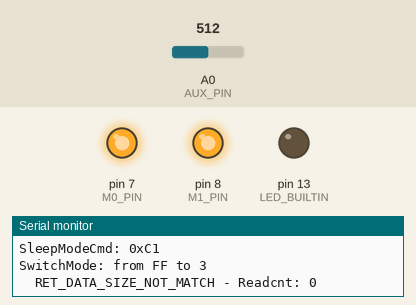
A sketch run on a simulated Arduino Uno, built with avr-gcc and run on an emulated ATmega328P. Shown: output pins drawn as LEDs (lit = HIGH), the last lines printed to the serial monitor. The inputs (shaded band) are chosen by the test bench; at power-on: A0 (AUX_PIN) = 512. Random numbers use the default seed unless the sketch sets one.

Above: at 0.1 s.
At 3.6 s:
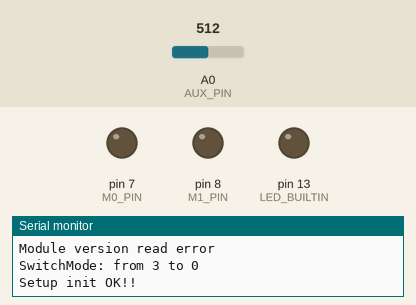
3.7 s: A0 (AUX_PIN) set to 55
5.2 s: A0 (AUX_PIN) set to 44
Timing chart, 0 to 8.2 s (numbered marks = the images above; inputs shaded):
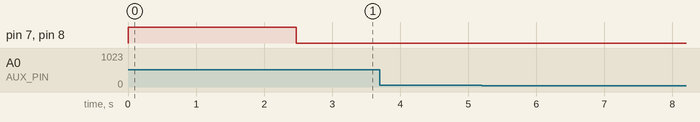

The sketch:

E32-915T-20D.ino
```cpp
/**
 * E32-915T-20D modfified from E32-TTL-100 (https://github.com/Bob0505/E32-TTL-100) Transceiver Interface
 */
#include <Arduino.h>
#include <SoftwareSerial.h>
#include "E32-915T-20D.h"

/*
 need series a 4.7k Ohm resistor between .
 UNO/NANO(5V mode)                E32-TTL-100
    *--------*                      *------*
    | D7     | <------------------> | M0   |
    | D8     | <------------------> | M1   |
    | A0     | <------------------> | AUX  |
    | D10(Rx)| <---> 4.7k Ohm <---> | Tx   |
    | D11(Tx)| <---> 4.7k Ohm <---> | Rx   |
    *--------*                      *------*
*/
#define M0_PIN	7
#define M1_PIN	8
#define AUX_PIN	A0
#define SOFT_RX	2
#define SOFT_TX 3

SoftwareSerial softSerial(SOFT_RX, SOFT_TX);  // RX, TX

//-- ReadAUX() --------------------------------------------
bool ReadAUX()
{
  int val = analogRead(AUX_PIN);
  return ((val <50) ? LOW : HIGH );
}

//-- return default status --------------------------------
RET_STATUS WaitAUX_H()
{
  RET_STATUS STATUS = RET_SUCCESS;

  uint8_t cnt = 0;
  // uint8_t data_buf[100], data_len;

  while((ReadAUX()==LOW) && (cnt++<TIME_OUT_CNT)) {
    Serial.print(".");
    delay(100);
  }

  if(cnt==0) {
  } else if(cnt>=TIME_OUT_CNT) {
    STATUS = RET_TIMEOUT;
    Serial.println(" TimeOut");
  } else {
    Serial.println("");
  }

  return STATUS;
}
//-- chkModeSame() ------------------------------------------------------------------
bool chkModeSame(MODE_TYPE mode)
{
  static MODE_TYPE pre_mode = MODE_INIT;

  if(pre_mode == mode) {
    //Serial.print("SwitchMode: (no need to switch) ");  Serial.println(mode, HEX);    return true;
  } else {
    Serial.print("SwitchMode: from ");  Serial.print(pre_mode, HEX);  Serial.print(" to ");  Serial.println(mode, HEX);
    pre_mode = mode;
    return false;
  }
}

//-- SwitchMode() -------------------------------------------------------------------
void SwitchMode(MODE_TYPE mode)
{
  if(!chkModeSame(mode)) {
    WaitAUX_H();

    switch (mode) {
      case MODE_0_NORMAL:
        // Mode 0 | normal operation
        digitalWrite(M0_PIN, LOW);
        digitalWrite(M1_PIN, LOW);
        break;
      case MODE_1_WAKE_UP:
        digitalWrite(M0_PIN, HIGH);
        digitalWrite(M1_PIN, LOW);
        break;
      case MODE_2_POWER_SAVIN:
        digitalWrite(M0_PIN, LOW);
        digitalWrite(M1_PIN, HIGH);
        break;
      case MODE_3_SLEEP:
        // Mode 3 | Setting operation
        digitalWrite(M0_PIN, HIGH);
        digitalWrite(M1_PIN, HIGH);
        break;
      default:
        return ;
    }

    WaitAUX_H();
    delay(10);
  }
}
//=== Mode Select ===================================-
//=== Basic cmd =====================================+
//-- cleanUARTBuf() ----------------------------------------------------
void cleanUARTBuf()
{
  bool IsNull = true;

  while (softSerial.available()) {
    IsNull = false;
    softSerial.read();
  }
}
//-- triple_cmd() ------------------------------------------------------
void triple_cmd(SLEEP_MODE_CMD_TYPE Tcmd)
{
  uint8_t CMD[3] = {Tcmd, Tcmd, Tcmd};
  softSerial.write(CMD, 3);
  delay(50);  //need ti check
}
//-- Module_info() -----------------------------------------------------
RET_STATUS Module_info(uint8_t* pReadbuf, uint8_t buf_len)
{
  RET_STATUS STATUS = RET_SUCCESS;
  uint8_t Readcnt, idx;

  Readcnt = softSerial.available();
  //Serial.print("softSerial.available(): ");  Serial.print(Readcnt);  Serial.println(" bytes.");
  if (Readcnt == buf_len) {
    for(idx=0;idx<buf_len;idx++) {
      *(pReadbuf+idx) = softSerial.read();
      Serial.print(" 0x");
      Serial.print(0xFF & *(pReadbuf+idx), HEX);    // print as an ASCII-encoded hexadecimal
    } Serial.println("");
  } else {
    STATUS = RET_DATA_SIZE_NOT_MATCH;
    Serial.print("  RET_DATA_SIZE_NOT_MATCH - Readcnt: ");  Serial.println(Readcnt);
    cleanUARTBuf();
  }
  return STATUS;
}
//=== Basic cmd =====================================-
//=== Sleep mode cmd ================================+
//-- Write_CFG_PDS() ---------------------------------------------------
RET_STATUS Write_CFG_PDS(struct CFGstruct* pCFG)
{
  softSerial.write((uint8_t *)pCFG, 6);

  WaitAUX_H();
  delay(1200);  //need ti check

  return RET_SUCCESS;
}
//-- Read_CFG() --------------------------------------------------------
RET_STATUS Read_CFG(struct CFGstruct* pCFG)
{
  RET_STATUS STATUS = RET_SUCCESS;

  //1. read UART buffer.
  cleanUARTBuf();

  //2. send CMD
  triple_cmd(R_CFG);

  //3. Receive configure
  STATUS = Module_info((uint8_t *)pCFG, sizeof(CFGstruct));
  if(STATUS == RET_SUCCESS)  {
	  Serial.print("  HEAD:     ");  Serial.println(pCFG->HEAD, HEX);
	  Serial.print("  ADDH:     ");  Serial.println(pCFG->ADDH, HEX);
	  Serial.print("  ADDL:     ");  Serial.println(pCFG->ADDL, HEX);

	  Serial.print("  CHAN:     ");  Serial.println(pCFG->CHAN, HEX);
  }

  return STATUS;
}
//-- Read_module_version() -----------------------------------------------
RET_STATUS Read_module_version(struct MVerstruct* MVer)
{
  RET_STATUS STATUS = RET_SUCCESS;

  //1. read UART buffer.
  cleanUARTBuf();

  //2. send CMD
  triple_cmd(R_MODULE_VERSION);

  //3. Receive configure
  STATUS = Module_info((uint8_t *)MVer, sizeof(MVerstruct));
  if(STATUS == RET_SUCCESS) {
    Serial.print("  HEAD:     0x");  Serial.println(MVer->HEAD, HEX);
    Serial.print("  Model:    0x");  Serial.println(MVer->Model, HEX);
    Serial.print("  Version:  0x");  Serial.println(MVer->Version, HEX);
    Serial.print("  features: 0x");  Serial.println(MVer->features, HEX);
  } else {
    Serial.println("Module version read error");
  }

  return RET_SUCCESS;
}
//-- Reset_module() ---------------------------------------------
void Reset_module()
{
  triple_cmd(W_RESET_MODULE);

  WaitAUX_H();
  delay(1000);
}
//-- SleepModeCmd() -----------------------------------------------
RET_STATUS SleepModeCmd(uint8_t CMD, void* pBuff)
{
  RET_STATUS STATUS = RET_SUCCESS;

  Serial.print("SleepModeCmd: 0x");  Serial.println(CMD, HEX);
  WaitAUX_H();

  SwitchMode(MODE_3_SLEEP);

  switch (CMD)
  {
    case W_CFG_PWR_DWN_SAVE:
      STATUS = Write_CFG_PDS((struct CFGstruct* )pBuff);
      break;
    case R_CFG:
      STATUS = Read_CFG((struct CFGstruct* )pBuff);
      break;
    case W_CFG_PWR_DWN_LOSE:

      break;
    case R_MODULE_VERSION:
      Read_module_version((struct MVerstruct* )pBuff);
      break;
    case W_RESET_MODULE:
      Reset_module();
      break;

    default:
      return RET_INVALID_PARAM;
  }

  WaitAUX_H();
  return STATUS;
}
//=== Sleep mode cmd ================================-
//-- SettingModule()  -------------------------------------------
RET_STATUS SettingModule(struct CFGstruct *pCFG)
{
  RET_STATUS STATUS = RET_SUCCESS;

#ifdef Device_A
  pCFG->ADDH = DEVICE_A_ADDR_H;
  pCFG->ADDL = DEVICE_A_ADDR_L;
#else
  pCFG->ADDH = DEVICE_B_ADDR_H;
  pCFG->ADDL = DEVICE_B_ADDR_L;
#endif

  pCFG->OPTION_bits.trsm_mode =TRSM_FP_MODE;
  pCFG->OPTION_bits.tsmt_pwr = TSMT_PWR_10DB;

  STATUS = SleepModeCmd(W_CFG_PWR_DWN_SAVE, (void* )pCFG);

  SleepModeCmd(W_RESET_MODULE, NULL);

  STATUS = SleepModeCmd(R_CFG, (void* )pCFG);

  return STATUS;
}
//-- ReceiveMsg() ------------------------------------------------
RET_STATUS ReceiveMsg(uint8_t *pdatabuf, uint8_t *data_len)
{

  RET_STATUS STATUS = RET_SUCCESS;
  uint8_t idx;

  SwitchMode(MODE_0_NORMAL);
  *data_len = softSerial.available();

  if (*data_len > 0) {
    Serial.print("ReceiveMsg: ");  Serial.print(*data_len);  Serial.println(" bytes.");

    for(idx=0;idx<*data_len;idx++)
      *(pdatabuf+idx) = softSerial.read();

    for(idx=0;idx<*data_len;idx++) {
      Serial.print(" 0x");
      Serial.print(0xFF & *(pdatabuf+idx), HEX);    // print as an ASCII-encoded hexadecimal
    } Serial.println("");
  } else {
    STATUS = RET_NOT_IMPLEMENT;
  }

  return STATUS;
}
//-- SendMsg() -----------------------------------------------------
RET_STATUS SendMsg()
{
  RET_STATUS STATUS = RET_SUCCESS;

  SwitchMode(MODE_0_NORMAL);

  if(ReadAUX()!=HIGH)  {
    return RET_NOT_IMPLEMENT;
  }
  delay(10);
  if(ReadAUX()!=HIGH)  {
    return RET_NOT_IMPLEMENT;
  }

  //TRSM_FP_MODE
  //Send format : ADDH ADDL CHAN DATA_0 DATA_1 DATA_2 ...
#ifdef Device_A
  uint8_t SendBuf[4] = { DEVICE_B_ADDR_H, DEVICE_B_ADDR_L, 0x17, random(0x00, 0x80)};	//for A
#else
  uint8_t SendBuf[4] = { DEVICE_A_ADDR_H, DEVICE_A_ADDR_L, 0x17, random(0x81, 0xFF)};	//for B
#endif
  softSerial.write(SendBuf, 4);

  return STATUS;
}
//-- The setup function is called once at startup of the sketch
void setup()
{
  RET_STATUS STATUS = RET_SUCCESS;
  struct CFGstruct CFG;
  struct MVerstruct MVer;

  pinMode(M0_PIN, OUTPUT);
  pinMode(M1_PIN, OUTPUT);
  pinMode(AUX_PIN, INPUT);
  pinMode(LED_BUILTIN, OUTPUT);

  softSerial.begin(9600);
  Serial.begin(9600);

#ifdef Device_A
  Serial.println("[10-A] ");
#else
  Serial.println("[10-B] ");
#endif

  STATUS = SleepModeCmd(R_CFG, (void* )&CFG);
  STATUS = SettingModule(&CFG);

  STATUS = SleepModeCmd(R_MODULE_VERSION, (void* )&MVer);

  // Mode 0 | normal operation
  SwitchMode(MODE_0_NORMAL);

  //self-check initialization.
  WaitAUX_H();
  delay(10);

  if(STATUS == RET_SUCCESS)
    Serial.println("Setup init OK!!");
}
//-- blinkLED() --------------------------------------------------
void blinkLED()
{
  static bool LedStatus = LOW;

  digitalWrite(LED_BUILTIN, LedStatus);
  LedStatus = !LedStatus;
}

//-- The loop function is called in an endless loop
void loop()
{
  uint8_t data_buf[100], data_len;

#ifdef Device_A
  if(ReceiveMsg(data_buf, &data_len)==RET_SUCCESS) {
    blinkLED();
  }
#else
  if(SendMsg()==RET_SUCCESS) {
    blinkLED();
  }
#endif

  delay(random(400, 600));
}
//-- end of program ------------------------------------------------
```

E32-915T-20D.h
```cpp
/**
 * E32-915T-20D Transceiver Interface,
 * SX1276 Chip, 915MHz, Tx power 20dB, 3Km, 0.3k~19.2k, SMA-K
 */
#ifndef E32-915T-20D_H_
#define E32-915T-20D_H_

typedef enum {
  RET_SUCCESS = 0,
  RET_ERROR_UNKNOWN,	/* something shouldn't happened */
  RET_NOT_SUPPORT,
  RET_NOT_IMPLEMENT,
  RET_NOT_INITIAL,
  RET_INVALID_PARAM,
  RET_DATA_SIZE_NOT_MATCH,
  RET_BUF_TOO_SMALL,
  RET_TIMEOUT,
  RET_HW_ERROR,
} RET_STATUS;

//-- Operating mode ----------------------
//-- Mode         Val   M0  M1
//-- Normal       0     0   0   UART and wireless channel are open, transparent transmission is on
//-- Wakeup       1     1   0   UART and wireless channel are open, wakeup receiver
//-- Power Saving 2     0   1   UART close, wireless is uner air-awaken mode,
//-- Sleep        3     1   1
enum MODE_TYPE
{
  MODE_0_NORMAL = 0,
  MODE_1_WAKE_UP,
  MODE_2_POWER_SAVIN,
  MODE_3_SLEEP,
  MODE_INIT = 0xFF
};

//-- mode switching
//-- shall be in the new mode in 1 ms after UART transmission completion, when AUX=1
//-- It is recommended to check AUX pin out status and wait 2ms after AUX outputs high level before switching the mode.

enum SLEEP_MODE_CMD_TYPE
{
  W_CFG_PWR_DWN_SAVE = 0xC0,  //-- C0+5 bytes working parameters
  R_CFG              = 0xC1,  //-- C1+C1+C1 : sent in hexa, get saved parameters
  W_CFG_PWR_DWN_LOSE = 0xC2,  //-- C2+5 bytes working parameters, 6 bytes in total
  R_MODULE_VERSION   = 0xC3,  //-- C3+C3+C3 : sent in hexa, version infoation
  W_RESET_MODULE     = 0xC4   //-- C4+C4+C4 :
};

//-- default parameters: C0 00 00 1A 17 44
//-- MODEL         : E32-915T20D
//-- Frequency     : 915MHz
//-- Address       : 0x00
//-- Channel       : 0x0F
//-- Air data rate : 2.4kbps
//-- Baud rate     : 9600
//-- Parity        : 8N1
//-- Transmitting power : 100mW

//SPED+
//-- bit 7, 6    : UART_PARITY_TYPE
//-- bit 5, 4, 3 : UART_BPS_TYPE
//-- bit 2, 1, 0 : AIR_BPS_TYPE
enum UART_PARITY_TYPE       //-- UART Parity Bit
{
  UART_PARITY_8N1 = 0x00,  /*no   parity bit one stop, default, or 0x11 */
  UART_PARITY_8O1 = 0x01,  /*odd  parity bit one stop*/
  UART_PARITY_8E1 = 0x02   /*even parity bitone stop*/
};

enum UART_BPS_TYPE          //-- TTL UART baud rate (bps)
{
  UART_BPS_1200 = 0x00,
  UART_BPS_2400 = 0x01,
  UART_BPS_4800 = 0x02,
  UART_BPS_9600 = 0x03, //-- default
  UART_BPS_19200 = 0x04,
  UART_BPS_38400 = 0x05,
  UART_BPS_57600 = 0x06,
  UART_BPS_115200 = 0x07
};

//-- The lower the air data rate, the longer the transmitting distance,
//-- better anti-interference performance and longer transmitting time.
//-- The air data rate must keep the smae for both communication parties
enum AIR_BPS_TYPE           //-- Air data rate 9bps)
{
  AIR_BPS_300   = 0x00,   /* 0.3k */
  AIR_BPS_1200  = 0x01,   /* 1.2k */
  AIR_BPS_2400  = 0x02,   /* 2.4k, default */
  AIR_BPS_4800  = 0x03,   /* 4.8k */
  AIR_BPS_9600  = 0x04,   /* 9.6k */
  AIR_BPS_19200 = 0x05    /* or 0x06, 0x07, 19.2k */
};
//SPED-

//410~441MHz : 410M + CHAN*1M

//-- 00H~1FH, correspond to 900~931MHz
//-- 4~0, channel (900MHz+CHAN*1MHz), default 0FH (915MHz)
enum AIR_CHAN_TYPE
{
  AIR_CHAN_900M = 0x00,
  AIR_CHAN_915M = 0x0F,
  AIR_CHAN_931M = 0x1F
};

// OPTION+
//-- bit 7 : Fixed transmission enabling bit (similar to MODBUS)
#define TRSM_TT_MODE		0x00	/*Transparent Transmission*/
#define TRSM_FP_MODE		0x01	/*Fixed-point transmission mode*/

//-- bit 6 : IO drive mode (default 1)
#define OD_DRIVE_MODE		0x00  /* TXD, AUX open-collector outputs, TXD open-collector input */
#define PP_DRIVE_MODE		0x01  /* TXD and AUX push-pull outputs, RXD pull-up inputs */

//-- bit 5,4,3 : wireless wake-up time
enum WAKE_UP_TIME_TYPE
{
  WAKE_UP_TIME_250  = 0x00,   /* 250ms (default) */
  WAKE_UP_TIME_500  = 0x01,   /* 500ms */
  WAKE_UP_TIME_750  = 0x02,   /* 750ms */
  WAKE_UP_TIME_1000 = 0x03,   /* 1000ms */
  WAKE_UP_TIME_1250 = 0x04,   /* 1250ms */
  WAKE_UP_TIME_1500 = 0x05,   /* 1500ms */
  WAKE_UP_TIME_1750 = 0x06,   /* 1750ms */
  WAKE_UP_TIME_2000 = 0x07    /* 2000ms */
};
//-- bit 2 : FEC switch
#define DISABLE_FEC			0x00  /* turn off FEC */
#define ENABLE_FEC			0x01  /* trurn on FEC, default */

//-- bit 1 : Transmit power (approximation)
enum TSMT_PWR_TYPE
{
  TSMT_PWR_20DB = 0x00,       /* 20dBm, default */
  TSMT_PWR_17DB = 0x01,       /* 17dBm */
  TSMT_PWR_14DB = 0x02,       /* 14dBm */
  TSMT_PWR_10DB = 0x03        /* 10dBm */
};
//OPTION-

#pragma pack(push, 1)
struct SPEDstruct {
  uint8_t air_bps : 3; //bit 0-2
  uint8_t uart_bps: 3; //bit 3-5
  uint8_t uart_fmt: 2; //bit 6-7
};

struct OPTIONstruct {
  uint8_t tsmt_pwr    : 2; //bit 0-1
  uint8_t enFWC       : 1; //bit 2
  uint8_t wakeup_time : 3; //bit 3-5
  uint8_t drive_mode  : 1; //bit 6
  uint8_t trsm_mode   : 1; //bit 7
};

struct CFGstruct {
  uint8_t HEAD;
  uint8_t ADDH;
  uint8_t ADDL;
  struct SPEDstruct   SPED_bits;
  uint8_t CHAN;
  struct OPTIONstruct OPTION_bits;
};

struct MVerstruct {
  uint8_t HEAD;
  uint8_t Model;
  uint8_t Version;
  uint8_t features;
};
#pragma pack(pop)


#define Device_A

#define TIME_OUT_CNT	100
#define MAX_TX_SIZE		58

#define DEVICE_A_ADDR_H 0x05
#define DEVICE_A_ADDR_L 0x01
#define DEVICE_B_ADDR_H 0x05
#define DEVICE_B_ADDR_L 0x02

#endif /* E32-915T-20D_H_ */
```

Measured:
- after the input at 3.7 s, every drawn part: stays the same
